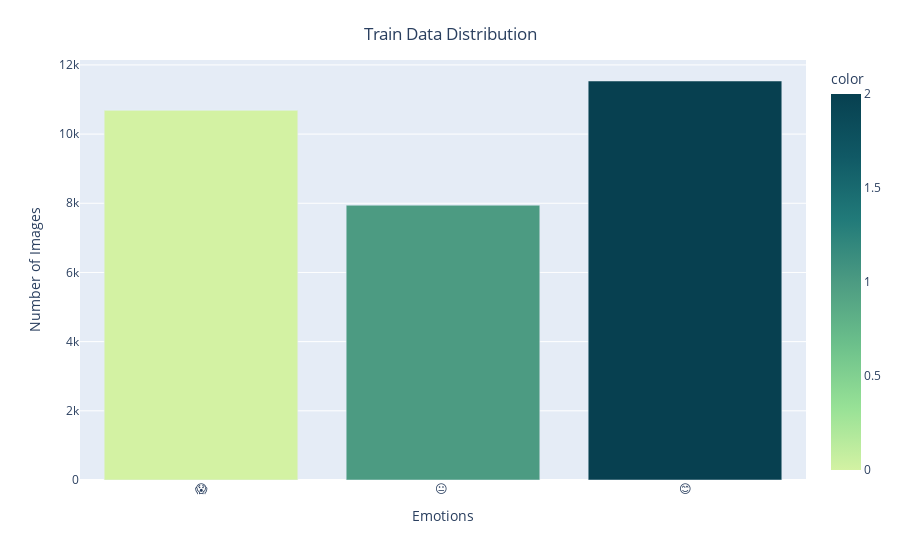

Write notebook code for a chart like this one.
### Code cell
fig = px.bar(x = CLASS_LABELS_EMOJIS, y = [list(train_generator.classes).count(i) for i in np.unique(train_generator.classes)] ,  color = np.unique(train_generator.classes) , color_continuous_scale="Emrld") 
fig.update_xaxes(title="Emotions")
fig.update_yaxes(title = "Number of Images")
fig.update_layout(showlegend = True,
    title = {
        'text': 'Train Data Distribution ',
        'y':0.95,
        'x':0.5,
        'xanchor': 'center',
        'yanchor': 'top'})
fig.show()

### Figure 1 — Plotly figure (JSON) as saved in the notebook; plotly's stock layout.template omitted (floating-point values rounded to 4 significant figures)
{"data": [{"alignmentgroup": "True", "hovertemplate": "x=%{x}<br>y=%{y}<br>color=%{marker.color}<extra></extra>", "legendgroup": "", "marker": {"color": [0, 1, 2], "coloraxis": "coloraxis", "pattern": {"shape": ""}}, "name": "", "offsetgroup": "", "orientation": "v", "showlegend": false, "textposition": "auto", "x": ["😱", "😐 ", "😊"], "xaxis": "x", "y": [10687, 7944, 11535], "yaxis": "y", "type": "bar"}], "layout": {"xaxis": {"anchor": "y", "domain": [0.0, 1.0], "title": {"text": "Emotions"}}, "yaxis": {"anchor": "x", "domain": [0.0, 1.0], "title": {"text": "Number of Images"}}, "coloraxis": {"colorbar": {"title": {"text": "color"}}, "colorscale": [[0.0, "rgb(211, 242, 163)"], [0.1667, "rgb(151, 225, 150)"], [0.3333, "rgb(108, 192, 139)"], [0.5, "rgb(76, 155, 130)"], [0.6667, "rgb(33, 122, 121)"], [0.8333, "rgb(16, 89, 101)"], [1.0, "rgb(7, 64, 80)"]]}, "legend": {"tracegroupgap": 0}, "margin": {"t": 60}, "barmode": "relative", "title": {"text": "Train Data Distribution ", "y": 0.95, "x": 0.5, "xanchor": "center", "yanchor": "top"}, "showlegend": true}}
